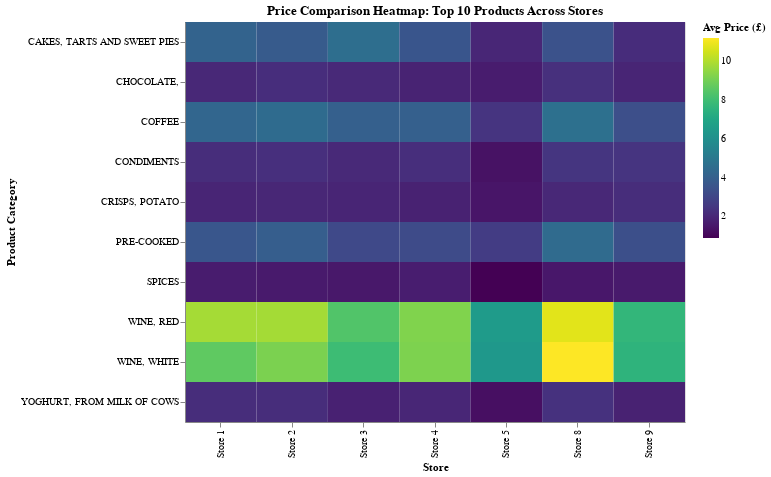

The cell this chart's notebook holds for it:
### Code cell
# Getting top 10 most common product categories
top_categories = df['description'].value_counts().head(10).index.tolist()

print("Top 10 product categories:")
for i, cat in enumerate(top_categories, 1):
    print(f"{i}. {cat}")

# Filtering for these categories
heatmap_df = df[df['description'].isin(top_categories)].copy()

# Calculating average price by store and product category
store_product_prices = heatmap_df.groupby(['store_id', 'description'])['price'].mean().reset_index()

# Creating store labels
store_product_prices['store_label'] = 'Store ' + store_product_prices['store_id'].astype(str)

# Conditional truncation: if > 30 chars, use first word; else use full name (up to 30)
def smart_truncate(desc):
    if len(str(desc)) > 30:
        return str(desc).split()[0]  # First word only
    else:
        return str(desc)[:30]  # Truncate at 30 chars

store_product_prices['description_short'] = store_product_prices['description'].apply(smart_truncate)

print("\nStore-Product price matrix:")
print(store_product_prices[['description', 'description_short']].drop_duplicates())

# Saving to CSV for Vega-Lite
store_product_prices.to_csv('store_product_heatmap.csv', index=False)

# Creating heatmap with Altair
import altair as alt

chart2 = alt.Chart(store_product_prices).mark_rect().encode(
    x=alt.X('store_label:N', title='Store'),
    y=alt.Y('description_short:N', title='Product Category'),
    color=alt.Color('price:Q',
                    title='Avg Price (£)',
                    scale=alt.Scale(scheme='viridis')),
    tooltip=[
        alt.Tooltip('store_label:N', title='Store'),
        alt.Tooltip('description:N', title='Full Product Name'),
        alt.Tooltip('price:Q', title='Avg Price', format='.2f')
    ]
).properties(
    title='Price Comparison Heatmap: Top 10 Products Across Stores',
    width=500,
    height=400
)

# Displaying the chart
display(chart2)

# Saving as Vega-Lite JSON
chart2.save('Week8_Chart2.json')

### Figure 1 — Vega-Lite specification as saved in the notebook (floating-point values rounded to 4 significant figures)
{"config": {"view": {"continuousWidth": 300, "continuousHeight": 300}}, "data": {"name": "data-063790d96614917d0b45691b7469c079"}, "mark": {"type": "rect"}, "encoding": {"color": {"field": "price", "scale": {"scheme": "viridis"}, "title": "Avg Price (£)", "type": "quantitative"}, "tooltip": [{"field": "store_label", "title": "Store", "type": "nominal"}, {"field": "description", "title": "Full Product Name", "type": "nominal"}, {"field": "price", "format": ".2f", "title": "Avg Price", "type": "quantitative"}], "x": {"field": "store_label", "title": "Store", "type": "nominal"}, "y": {"field": "description_short", "title": "Product Category", "type": "nominal"}}, "height": 400, "title": "Price Comparison Heatmap: Top 10 Products Across Stores", "width": 500, "$schema": "https://vega.github.io/schema/vega-lite/v5.20.1.json", "datasets": {"data-063790d96614917d0b45691b7469c079": [{"store_id": 1, "description": "CAKES, TARTS AND SWEET PIES", "price": 4.125, "store_label": "Store 1", "description_short": "CAKES, TARTS AND SWEET PIES"}, {"store_id": 1, "description": "CHOCOLATE, NO ADDITIONAL FILLING (EXCL. ASSORTMENT AND COOKING)", "price": 2.023, "store_label": "Store 1", "description_short": "CHOCOLATE,"}, {"store_id": 1, "description": "COFFEE", "price": 4.255, "store_label": "Store 1", "description_short": "COFFEE"}, {"store_id": 1, "description": "CONDIMENTS", "price": 2.18, "store_label": "Store 1", "description_short": "CONDIMENTS"}, {"store_id": 1, "description": "CRISPS, POTATO", "price": 1.912, "store_label": "Store 1", "description_short": "CRISPS, POTATO"}, {"store_id": 1, "description": "PRE-COOKED DISHES BASED ON MEAT, FISH, VEGETABLES, PASTA OR OTHER CEREALS, CHILLED OR FROZEN", "price": 3.634, "store_label": "Store 1", "description_short": "PRE-COOKED"}, {"store_id": 1, "description": "SPICES AND CULINARY HERBS (EXCL. SEEDS)", "price": 1.651, "store_label": "Store 1", "description_short": "SPICES"}, {"store_id": 1, "description": "WINE, RED", "price": 9.823, "store_label": "Store 1", "description_short": "WINE, RED"}, {"store_id": 1, "description": "WINE, WHITE", "price": 8.666, "store_label": "Store 1", "description_short": "WINE, WHITE"}, {"store_id": 1, "description": "YOGHURT, FROM MILK OF COWS", "price": 2.194, "store_label": "Store 1", "description_short": "YOGHURT, FROM MILK OF COWS"}, {"store_id": 2, "description": "CAKES, TARTS AND SWEET PIES", "price": 3.797, "store_label": "Store 2", "description_short": "CAKES, TARTS AND SWEET PIES"}, {"store_id": 2, "description": "CHOCOLATE, NO ADDITIONAL FILLING (EXCL. ASSORTMENT AND COOKING)", "price": 2.202, "store_label": "Store 2", "description_short": "CHOCOLATE,"}, {"store_id": 2, "description": "COFFEE", "price": 4.469, "store_label": "Store 2", "description_short": "COFFEE"}, {"store_id": 2, "description": "CONDIMENTS", "price": 2.25, "store_label": "Store 2", "description_short": "CONDIMENTS"}, {"store_id": 2, "description": "CRISPS, POTATO", "price": 1.976, "store_label": "Store 2", "description_short": "CRISPS, POTATO"}, {"store_id": 2, "description": "PRE-COOKED DISHES BASED ON MEAT, FISH, VEGETABLES, PASTA OR OTHER CEREALS, CHILLED OR FROZEN", "price": 3.921, "store_label": "Store 2", "description_short": "PRE-COOKED"}, {"store_id": 2, "description": "SPICES AND CULINARY HERBS (EXCL. SEEDS)", "price": 1.587, "store_label": "Store 2", "description_short": "SPICES"}, {"store_id": 2, "description": "WINE, RED", "price": 9.816, "store_label": "Store 2", "description_short": "WINE, RED"}, {"store_id": 2, "description": "WINE, WHITE", "price": 9.153, "store_label": "Store 2", "description_short": "WINE, WHITE"}, {"store_id": 2, "description": "YOGHURT, FROM MILK OF COWS", "price": 2.181, "store_label": "Store 2", "description_short": "YOGHURT, FROM MILK OF COWS"}, {"store_id": 3, "description": "CAKES, TARTS AND SWEET PIES", "price": 4.562, "store_label": "Store 3", "description_short": "CAKES, TARTS AND SWEET PIES"}, {"store_id": 3, "description": "CHOCOLATE, NO ADDITIONAL FILLING (EXCL. ASSORTMENT AND COOKING)", "price": 2.05, "store_label": "Store 3", "description_short": "CHOCOLATE,"}, {"store_id": 3, "description": "COFFEE", "price": 3.97, "store_label": "Store 3", "description_short": "COFFEE"}, {"store_id": 3, "description": "CONDIMENTS", "price": 2.056, "store_label": "Store 3", "description_short": "CONDIMENTS"}, {"store_id": 3, "description": "CRISPS, POTATO", "price": 1.929, "store_label": "Store 3", "description_short": "CRISPS, POTATO"}, {"store_id": 3, "description": "PRE-COOKED DISHES BASED ON MEAT, FISH, VEGETABLES, PASTA OR OTHER CEREALS, CHILLED OR FROZEN", "price": 3.126, "store_label": "Store 3", "description_short": "PRE-COOKED"}, {"store_id": 3, "description": "SPICES AND CULINARY HERBS (EXCL. SEEDS)", "price": 1.52, "store_label": "Store 3", "description_short": "SPICES"}, {"store_id": 3, "description": "WINE, RED", "price": 8.396, "store_label": "Store 3", "description_short": "WINE, RED"}, {"store_id": 3, "description": "WINE, WHITE", "price": 7.966, "store_label": "Store 3", "description_short": "WINE, WHITE"}, {"store_id": 3, "description": "YOGHURT, FROM MILK OF COWS", "price": 1.796, "store_label": "Store 3", "description_short": "YOGHURT, FROM MILK OF COWS"}, {"store_id": 4, "description": "CAKES, TARTS AND SWEET PIES", "price": 3.605, "store_label": "Store 4", "description_short": "CAKES, TARTS AND SWEET PIES"}, {"store_id": 4, "description": "CHOCOLATE, NO ADDITIONAL FILLING (EXCL. ASSORTMENT AND COOKING)", "price": 1.842, "store_label": "Store 4", "description_short": "CHOCOLATE,"}, {"store_id": 4, "description": "COFFEE", "price": 3.996, "store_label": "Store 4", "description_short": "COFFEE"}, {"store_id": 4, "description": "CONDIMENTS", "price": 2.218, "store_label": "Store 4", "description_short": "CONDIMENTS"}, {"store_id": 4, "description": "CRISPS, POTATO", "price": 1.814, "store_label": "Store 4", "description_short": "CRISPS, POTATO"}, {"store_id": 4, "description": "PRE-COOKED DISHES BASED ON MEAT, FISH, VEGETABLES, PASTA OR OTHER CEREALS, CHILLED OR FROZEN", "price": 3.179, "store_label": "Store 4", "description_short": "PRE-COOKED"}, {"store_id": 4, "description": "SPICES AND CULINARY HERBS (EXCL. SEEDS)", "price": 1.682, "store_label": "Store 4", "description_short": "SPICES"}, {"store_id": 4, "description": "WINE, RED", "price": 9.229, "store_label": "Store 4", "description_short": "WINE, RED"}, {"store_id": 4, "description": "WINE, WHITE", "price": 9.181, "store_label": "Store 4", "description_short": "WINE, WHITE"}, {"store_id": 4, "description": "YOGHURT, FROM MILK OF COWS", "price": 1.963, "store_label": "Store 4", "description_short": "YOGHURT, FROM MILK OF COWS"}, {"store_id": 5, "description": "CAKES, TARTS AND SWEET PIES", "price": 1.949, "store_label": "Store 5", "description_short": "CAKES, TARTS AND SWEET PIES"}, {"store_id": 5, "description": "CHOCOLATE, NO ADDITIONAL FILLING (EXCL. ASSORTMENT AND COOKING)", "price": 1.64, "store_label": "Store 5", "description_short": "CHOCOLATE,"}, {"store_id": 5, "description": "COFFEE", "price": 2.408, "store_label": "Store 5", "description_short": "COFFEE"}, {"store_id": 5, "description": "CONDIMENTS", "price": 1.339, "store_label": "Store 5", "description_short": "CONDIMENTS"}, {"store_id": 5, "description": "CRISPS, POTATO", "price": 1.437, "store_label": "Store 5", "description_short": "CRISPS, POTATO"}, {"store_id": 5, "description": "PRE-COOKED DISHES BASED ON MEAT, FISH, VEGETABLES, PASTA OR OTHER CEREALS, CHILLED OR FROZEN", "price": 2.686, "store_label": "Store 5", "description_short": "PRE-COOKED"}, {"store_id": 5, "description": "SPICES AND CULINARY HERBS (EXCL. SEEDS)", "price": 0.8884, "store_label": "Store 5", "description_short": "SPICES"}, {"store_id": 5, "description": "WINE, RED", "price": 6.509, "store_label": "Store 5", "description_short": "WINE, RED"}, {"store_id": 5, "description": "WINE, WHITE", "price": 6.366, "store_label": "Store 5", "description_short": "WINE, WHITE"}, {"store_id": 5, "description": "YOGHURT, FROM MILK OF COWS", "price": 1.259, "store_label": "Store 5", "description_short": "YOGHURT, FROM MILK OF COWS"}, {"store_id": 8, "description": "CAKES, TARTS AND SWEET PIES", "price": 3.468, "store_label": "Store 8", "description_short": "CAKES, TARTS AND SWEET PIES"}, {"store_id": 8, "description": "CHOCOLATE, NO ADDITIONAL FILLING (EXCL. ASSORTMENT AND COOKING)", "price": 2.288, "store_label": "Store 8", "description_short": "CHOCOLATE,"}, {"store_id": 8, "description": "COFFEE", "price": 4.667, "store_label": "Store 8", "description_short": "COFFEE"}, {"store_id": 8, "description": "CONDIMENTS", "price": 2.447, "store_label": "Store 8", "description_short": "CONDIMENTS"}, {"store_id": 8, "description": "CRISPS, POTATO", "price": 2.008, "store_label": "Store 8", "description_short": "CRISPS, POTATO"}, {"store_id": 8, "description": "PRE-COOKED DISHES BASED ON MEAT, FISH, VEGETABLES, PASTA OR OTHER CEREALS, CHILLED OR FROZEN", "price": 4.439, "store_label": "Store 8", "description_short": "PRE-COOKED"}, {"store_id": 8, "description": "SPICES AND CULINARY HERBS (EXCL. SEEDS)", "price": 1.503, "store_label": "Store 8", "description_short": "SPICES"}, {"store_id": 8, "description": "WINE, RED", "price": 10.76, "store_label": "Store 8", "description_short": "WINE, RED"}, {"store_id": 8, "description": "WINE, WHITE", "price": 11.2, "store_label": "Store 8", "description_short": "WINE, WHITE"}, {"store_id": 8, "description": "YOGHURT, FROM MILK OF COWS", "price": 2.337, "store_label": "Store 8", "description_short": "YOGHURT, FROM MILK OF COWS"}, {"store_id": 9, "description": "CAKES, TARTS AND SWEET PIES", "price": 2.16, "store_label": "Store 9", "description_short": "CAKES, TARTS AND SWEET PIES"}, {"store_id": 9, "description": "CHOCOLATE, NO ADDITIONAL FILLING (EXCL. ASSORTMENT AND COOKING)", "price": 1.92, "store_label": "Store 9", "description_short": "CHOCOLATE,"}, {"store_id": 9, "description": "COFFEE", "price": 3.325, "store_label": "Store 9", "description_short": "COFFEE"}, {"store_id": 9, "description": "CONDIMENTS", "price": 2.431, "store_label": "Store 9", "description_short": "CONDIMENTS"}, {"store_id": 9, "description": "CRISPS, POTATO", "price": 2.195, "store_label": "Store 9", "description_short": "CRISPS, POTATO"}, {"store_id": 9, "description": "PRE-COOKED DISHES BASED ON MEAT, FISH, VEGETABLES, PASTA OR OTHER CEREALS, CHILLED OR FROZEN", "price": 3.345, "store_label": "Store 9", "description_short": "PRE-COOKED"}, {"store_id": 9, "description": "SPICES AND CULINARY HERBS (EXCL. SEEDS)", "price": 1.562, "store_label": "Store 9", "description_short": "SPICES"}, {"store_id": 9, "description": "WINE, RED", "price": 7.696, "store_label": "Store 9", "description_short": "WINE, RED"}, {"store_id": 9, "description": "WINE, WHITE", "price": 7.58, "store_label": "Store 9", "description_short": "WINE, WHITE"}, {"store_id": 9, "description": "YOGHURT, FROM MILK OF COWS", "price": 1.811, "store_label": "Store 9", "description_short": "YOGHURT, FROM MILK OF COWS"}]}}
